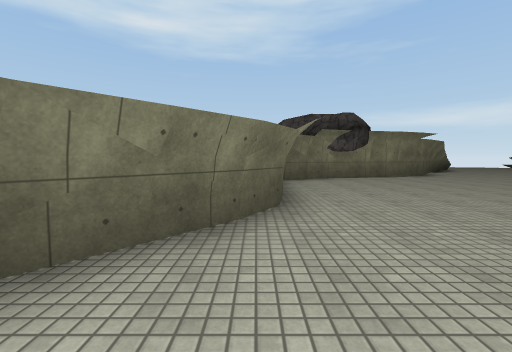
View 1 (above)

21 first-person views from a walk through a Unity game level. The camera is 1.3 m above the floor, tilts 4° down and sees 90° across. The floor is counted in squares, 2 m on a side. Each view is taken from the middle of a square. On the plan, view 1 faces up. The plan holds only what a view shows up to about 9 squares ahead; the rest is blank. The place goes on beyond the plan. Some surface patterns are stand-ins.

View 2
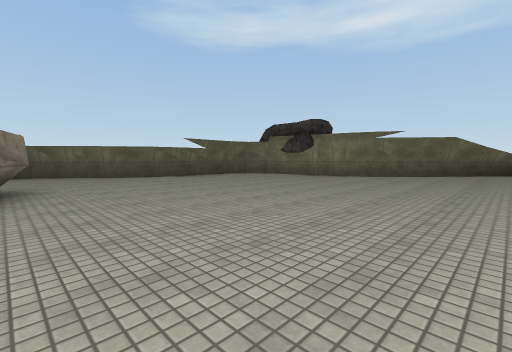

View 3
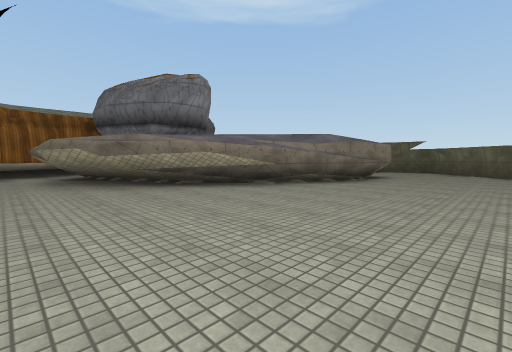

View 4
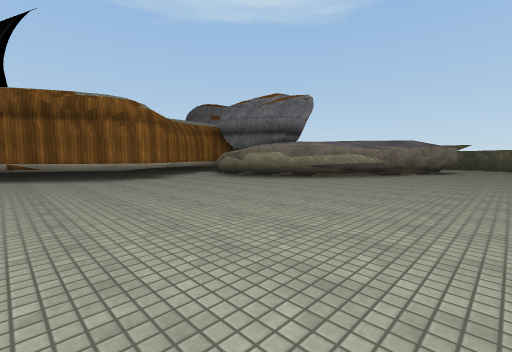

View 5
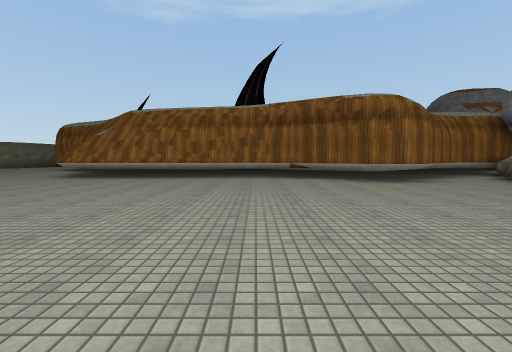

View 6
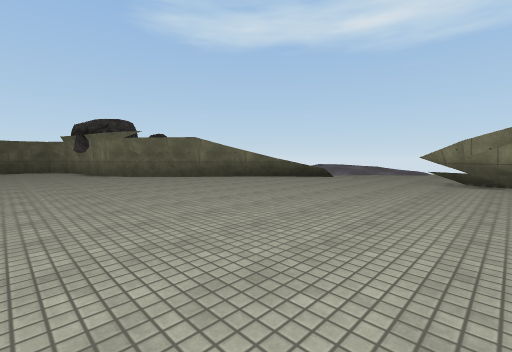

View 7
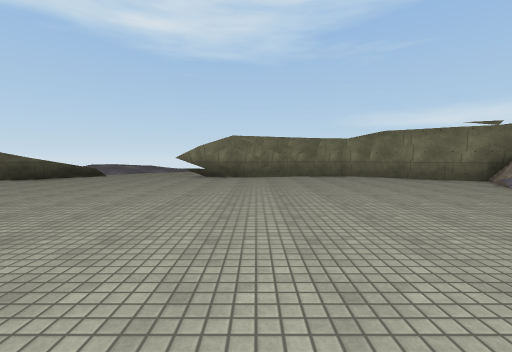

View 8
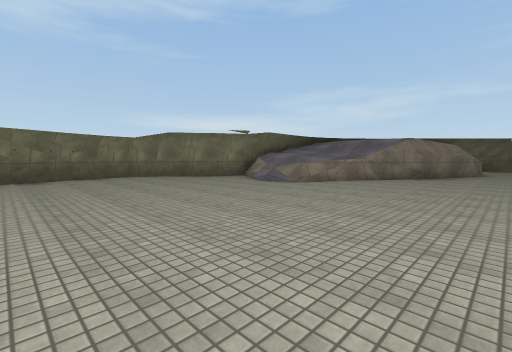

View 9
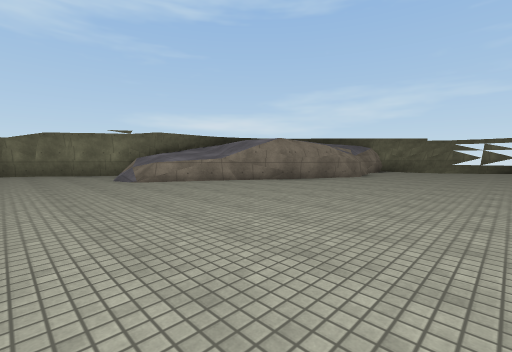

View 10
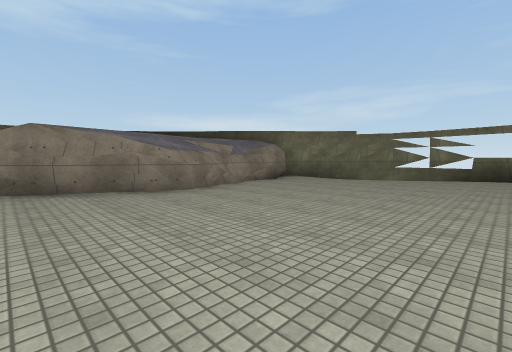

View 11
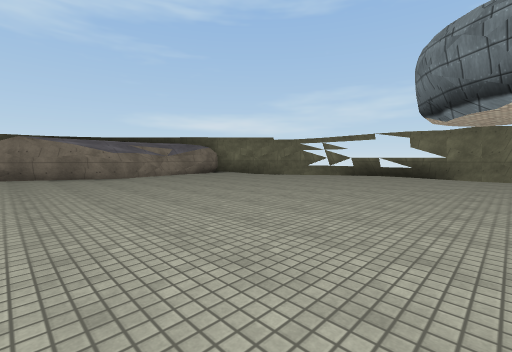

View 12
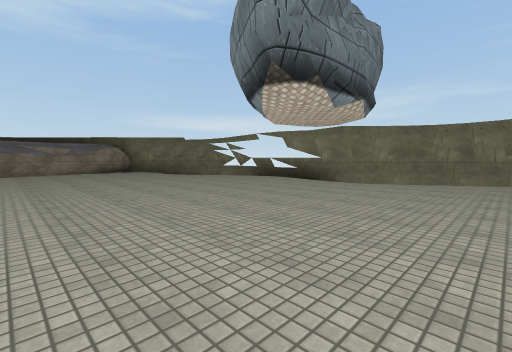

View 13
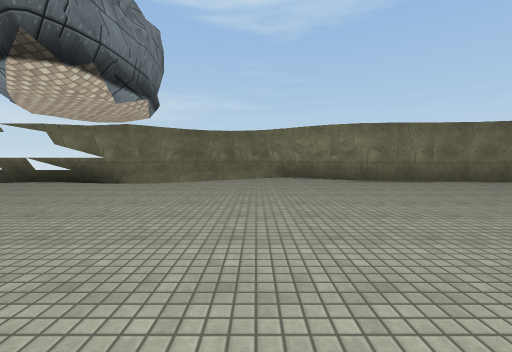

View 14
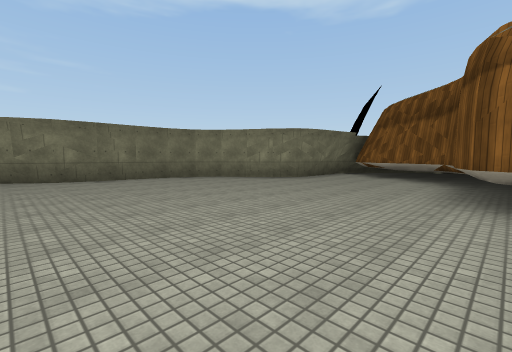

View 15
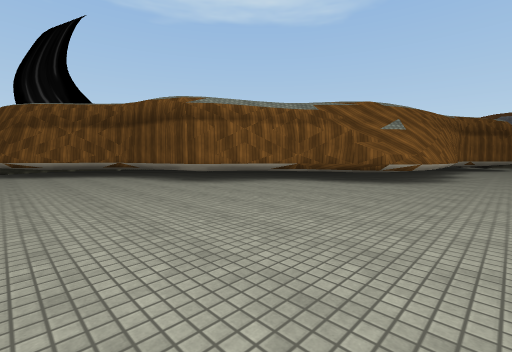

View 16
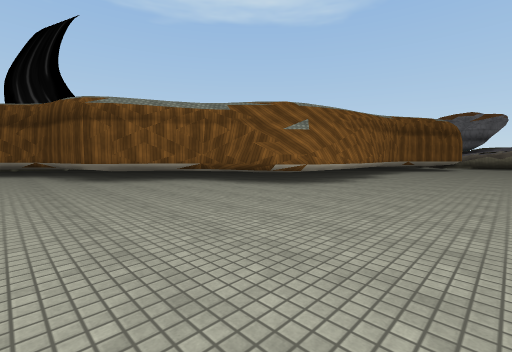

View 17
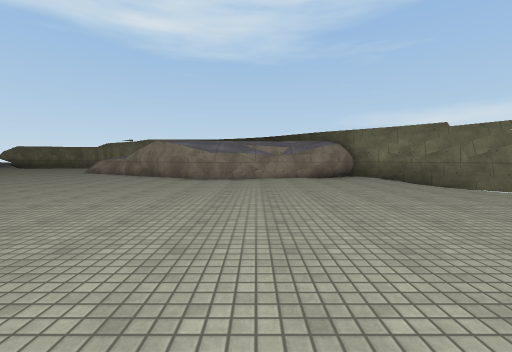

View 18
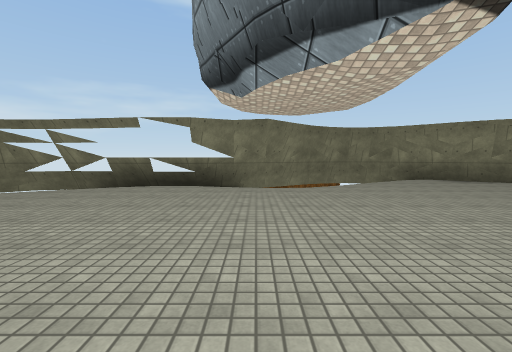

View 19
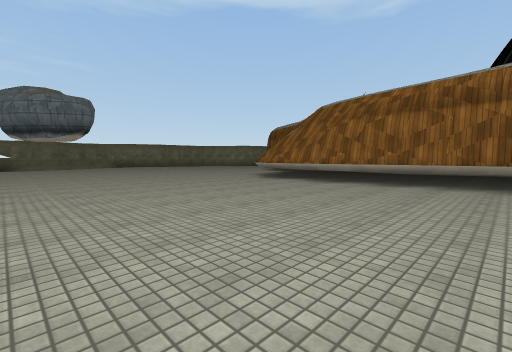

View 20
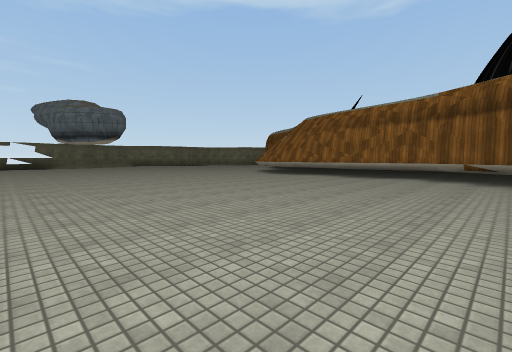

View 21
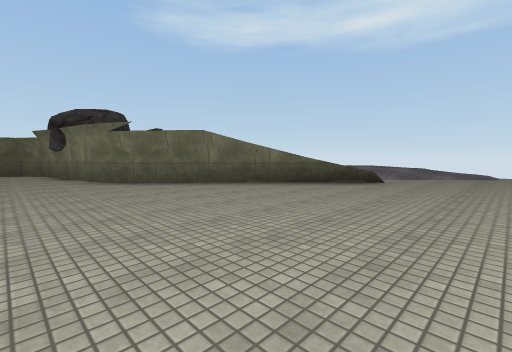

### Floor plan
Key: @ floor where view 1 was taken; # wall or solid block; x gap in a wall; . main floor; - floor 0.25 m lower than the main floor; : floor 0.75 m higher than the main floor; _ floor 0.75 m lower than the main floor; / step, stairs or slope; = window, fence, low wall or low ledge; ^ raised ledge; O other object.
Columns run from 2 left of view 1 to 38 right of it. Each row starts with its distance up from view 1.
 16             ^^^^
 15             ^^^^^
 14             ^^^^x=#####
 13            ^#..........##
 12           ##.............#
 11          #..............:
 10      O  #.............../
  9    O O##................//
  8    ##..................../#^
  7   #........................### #####
  6    ..........................####...##
  5    .........      ................../ #
  4   #.........         .............../ #
  3   #...........       ................/##
  2  #.................  ................-#
  1 #.....................................x
  0 #.@.###.............................. ^
 -1       ###.............................#
 -2         ###..........................._#
 -3           ###........................./##
 -4            ##.........................  #
 -5            ##........................./ #
 -6            ##..##...................... #
 -7            #..####.....................##
 -8            ####  ##########...........##
 -9                           #...........#
-10                           #...........#
-11                           ##..........#
-12                            ###.......##
-13                              #.......#
-14                              #......##
-15                              ##....##
-16                               ##..##
-17                                ##.
-18                                 ##

Positions as (right, up) in squares from view 1, and headings:
1: (0, 0), facing up
2: (9, 0), facing up-left
3: (11, 3), facing down-left
4: (16, 2), facing down-left
5: (17, 1), facing down
6: (15, 6), facing up-left
7: (16, 5), facing up
8: (16, 5), facing up-right
9: (19, 2), facing up-right
10: (25, 1), facing up-right
11: (25, -3), facing up-right
12: (28, -6), facing up-right
13: (28, -6), facing right
14: (27, -8), facing down-right
15: (31, -6), facing down-left
16: (29, -4), facing down-left
17: (29, -2), facing up
18: (29, -2), facing right
19: (17, -1), facing down-right
20: (15, 1), facing down-right
21: (13, 7), facing up-left
